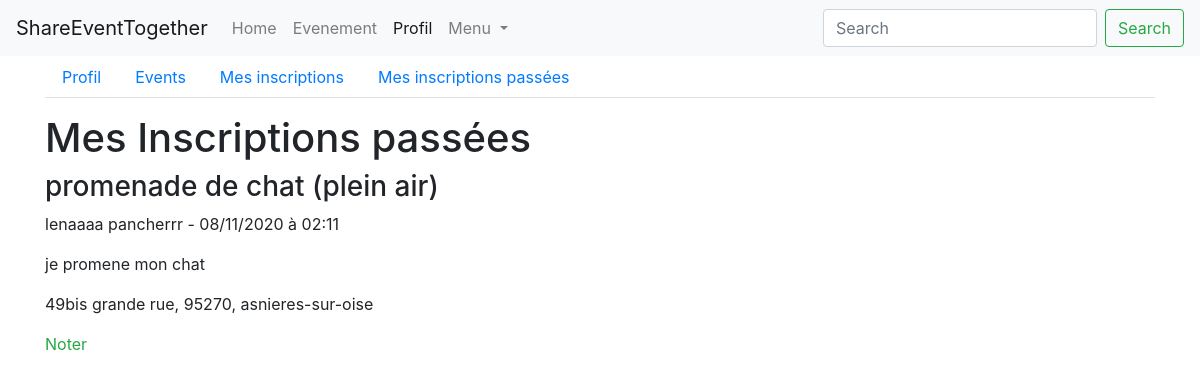
The page /profile/evenements/finis (signed in) on the database as committed earlier.
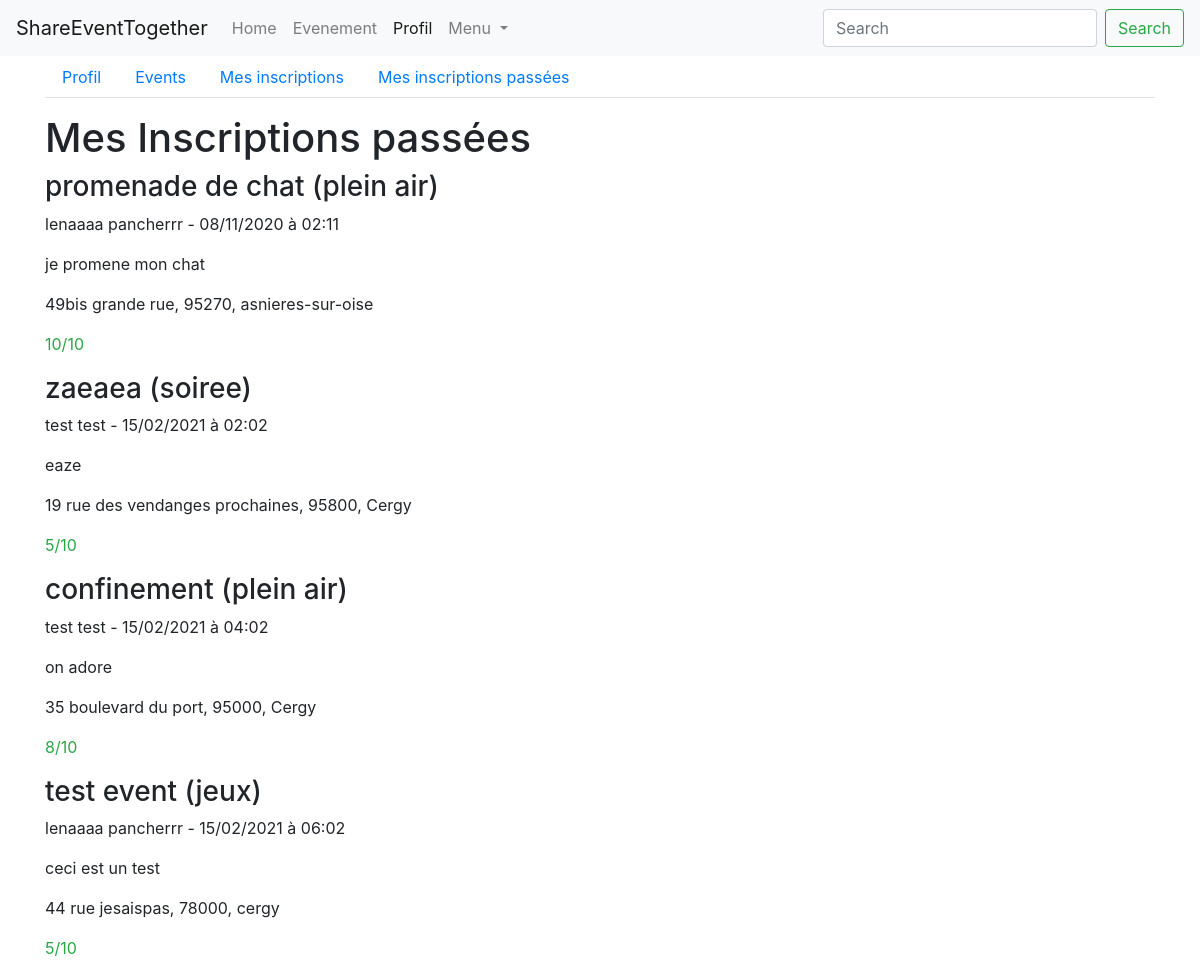
The same page on the database as committed later.
### events/models.py (models this page shows, shortened)
class InscriptionEvent(models.Model):
    person = models.ForeignKey('persons.Person', on_delete=models.CASCADE)
    event = models.ForeignKey('Event', on_delete=models.CASCADE)
    def getKarma(self):
        return Karma.objects.get(person=self.person, event=self.event).note

class Event(models.Model):
    PARTY_CATEGORY = 'soiree'
    GAME_CATEGORY = 'jeux'
    TOURISM_CATEGORY = 'tourisme'
    AREA_CATEGORY = 'plein air'
    CATEGORY_CHOICES = (
        (PARTY_CATEGORY, 'soiree'),
        (GAME_CATEGORY, 'jeux'),
        (TOURISM_CATEGORY, 'tourisme'),
        (AREA_CATEGORY, 'plein air')
    )
    person = models.ForeignKey('persons.Person', on_delete=models.CASCADE)
    title = models.CharField('titre', max_length=150)
    description = models.TextField('description')
    address = models.CharField('adresse', max_length=100)
    zip_code = models.IntegerField('code postal')
    city = models.CharField('ville', max_length=50)
    category = models.CharField('categorie', choices=CATEGORY_CHOICES, max_length=20)
    created_at = models.DateTimeField('crée à', auto_now=True)
    event_date = models.DateTimeField('date evenement', auto_now=False)

class Karma(models.Model):
    person = models.ForeignKey('persons.Person', on_delete=models.CASCADE)
    event = models.ForeignKey('Event', on_delete=models.CASCADE)
    note = models.IntegerField('Note', default=0)

### persons/models.py (models this page shows)
class Person(models.Model):
    TYPE_PARTICULIER = 'particulier'
    TYPE_PROFESSIONNEL = 'professionnel'
    TYPE_CHOICES = (
        (TYPE_PARTICULIER, 'particulier'),
        (TYPE_PROFESSIONNEL, 'professionnel')
    )
    user = models.ForeignKey('users.User', on_delete=models.CASCADE)
    first_name = models.CharField('prenom', max_length=100)
    last_name = models.CharField('nom', max_length=100)
    birth_date = models.DateField('date naissance')
    address = models.CharField('adresse', max_length=250)
    zip_code = models.IntegerField('code postal')
    city = models.CharField('ville', max_length=50)
    country = models.CharField('pays', max_length=100)
    phone_number = PhoneNumberField('telephone')
    pseudo = models.CharField('pseudo', max_length=50)
    person_type = models.CharField('type', choices=TYPE_CHOICES, max_length=15)
    created_at = models.DateTimeField('crée à', auto_now=True)
    note = models.IntegerField('karma', null=True, blank=True)
    def __str__(self):
        return f'{self.first_name} {self.last_name}'

### events/views/events.py (the view)
# urls.py: path('profile/evenements/finis', ProfileFinishedEventsView.as_view(), name='profil-finished-events'),
class ProfileFinishedEventsView(PersonView):
    def get(self, request):
        user = request.user
        person = get_person_by_user(user)
        today = datetime.now()
        inscription_events = get_inscription_event_person(person).filter(event__event_date__lt=today)
        form = KarmaForm()
        context = {
            'user': user,
            'person': person,
            'form': form,
            'inscription_events': inscription_events,
            'navigation_items': navigation.navigation_items(navigation.NAV_PROFIL),
        }
        return render(request, 'persons/events/my_finished_events.html', context)

### events/forms.py
class KarmaForm(forms.ModelForm):
    class Meta:
        model = Karma
        exclude = ['person', 'event', ]
        widgets = {
            'note': forms.NumberInput(attrs={'max': 10, 'min': 0})
        }

### events/models_helpers.py (called while the page is built)
def get_person_by_user(user):
    return Person.objects.get(user=user)

def get_inscription_event_person(person):
    return InscriptionEvent.objects.filter(person=person)

### events/navigation.py (called while the page is built)
def navigation_items(selected_item=None):
    items = []
    for name, shortcut in NAV_ITEMS:
        items.append({
            'name': name,
            'url': reverse(shortcut),
            'active': True if selected_item == name else False,
        })
    return items

### events/templates/persons/events/my_finished_events.html (shortened to what this page needs)
{% extends 'persons/base_navbar.html' %}
{% load bootstrap4 %}
{% load static %}
{% block content %}
    <div class="row">
        <div class="col">
            <div class="row">
                <div class="col">
                    <ul class="nav nav-tabs">
                        <li class="nav-item">
                            <a class="nav-link" href="{% url 'profil' %}">Profil</a>
                        </li>
                        <li class="nav-item">
                            <a class="nav-link" href="{% url 'profil-events' %}">Events</a>
                        </li>
                        <li class="nav-item">
                            <a class="nav-link" href="{% url 'profil-registered_events' %}">Mes inscriptions</a>
                        </li>
                        <li class="nav-item">
                            <a class="nav-link" href="{% url 'profil-finished-events' %}">Mes inscriptions passées</a>
                        </li>
                    </ul>
                </div>
            </div>
            <div class="row">
                <div class="col mt-3">
                    <div class="row">
                        <h1 class="col-md-7">Mes Inscriptions passées</h1>
                        <div class="col-md-5 text-right">
                        </div>
                    </div>
                    {% for inscription in inscription_events %}
                        <div class="row">
                            <div class="col">
                                <h3>{{ inscription.event.title }} ({{ inscription.event.category }})</h3>
                                <p>{{ inscription.event.person }} - {{ inscription.event.event_date|date:'d/m/Y à h:m' }}</p>
                                <p>{{ inscription.event.description }}</p>
                                <p>{{ inscription.event.address }}, {{ inscription.event.zip_code }}, {{ inscription.event.city }}</p>
                                {% if inscription.getKarma %}
                                    <p class="text-success">{{ inscription.getKarma }}/10</p>
                                {% else %}
                                    <a class="text-success" data-toggle="modal" data-target="#rating_modal_{{ inscription.event.pk }}">Noter</a>
                                {% endif %}
                            </div>
                        </div>
                    {% empty %}
                        <p>Il n'y a pas d'évenements pour le moment</p>
                    {% endfor %}
                </div>
            </div>
        </div>
    </div>
{% endblock %}

### events/templates/persons/base_navbar.html (shortened to what this page needs)
{% extends 'persons/base.html' %}
{% load static %}
{% block header %}
    <nav class="navbar navbar-expand-lg navbar-light bg-light">
        <a class="navbar-brand" href="{% url 'home' %}">ShareEventTogether</a>
        <div class="collapse navbar-collapse" id="navbarSupportedContent">
            <ul class="navbar-nav mr-auto">
                {% for item in navigation_items %}
                    <li class="nav-item {% if item.active %}active{% endif %}">
                        <a class="nav-link" href="{{ item.url }}">{{ item.name }}</a>
                    </li>
                {% endfor %}
                <li class="nav-item dropdown">
                    <a class="nav-link dropdown-toggle" href="#" id="navbarDropdown" role="button"
                       data-toggle="dropdown" aria-haspopup="true" aria-expanded="false">
                        Menu
                    </a>
                </li>
            </ul>
            <form action="{% url 'events' %}" class="form-inline my-2 my-lg-0" method="get">
                <input name="q" class="form-control mr-sm-2" type="search" placeholder="Search" aria-label="Search">
                <button class="btn btn-outline-success my-2 my-sm-0" type="submit">Search</button>
            </form>
        </div>
    </nav>
{% endblock %}

### events/templates/persons/base.html (shortened to what this page needs)
<!DOCTYPE html>
{% load bootstrap4 %}
{% load static %}
<html lang="fr">
<head>
    {% bootstrap_css %}
    <link rel="stylesheet" href="{% static 'fontawesome/css/fontawesome.min.css' %}">
</head>
<body>
<header>
    {% block header %}{% endblock %}
</header>
<main role="main">
    <div class="container">
        {% block content %}{% endblock %}
    </div>
</main>
</body>
</html>

Rows that differ between the two databases and show on the page:
shown differently, row unchanged: InscriptionEvent "promenade de chat": getKarma (not shown) → "10"; text "Noter" → "/10"
added InscriptionEvent: event "zaeaea", event.category "soiree", event.person "test test", event.event_date "15/02/2021 à 02:02", event.description "eaze", event.address "19 rue des vendanges prochaines", event.zip_code "95800", event.city "Cergy", getKarma "5"
added InscriptionEvent: event "confinement", event.category "plein air", event.person "test test", event.event_date "15/02/2021 à 04:02", event.description "on adore", event.address "35 boulevard du port", event.zip_code "95000", event.city "Cergy", getKarma "8"
added InscriptionEvent: event "test event", event.category "jeux", event.person "lenaaaa pancherrr", event.event_date "15/02/2021 à 06:02", event.description "ceci est un test", event.address "44 rue jesaispas", event.zip_code "78000", event.city "cergy", getKarma "5"
